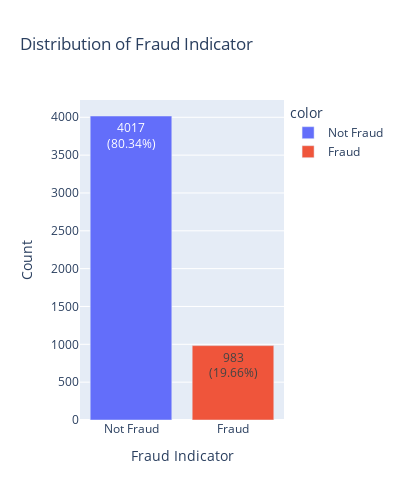

Write notebook code for a chart like this one.
### Code cell
value_counts = df['Fraud_indicator'].value_counts()
percentages = (value_counts / len(df)) * 100

fig = px.bar(x=value_counts.index, y=value_counts.values, text=[f'{count}<br>({percent:.2f}%)' for count, percent in zip(value_counts.values, percentages.values)],
             labels={'x': 'Fraud Indicator', 'y': 'Count'}, title="Distribution of Fraud Indicator",
             color=value_counts.index)

fig.update_traces(textposition='inside')
fig.update_layout(xaxis=dict(type='category'),width=400,  
                  height=500)

fig.show()

### Figure 1 — Plotly figure (JSON) as saved in the notebook; plotly's stock layout.template omitted (floating-point values rounded to 4 significant figures)
{"data": [{"alignmentgroup": "True", "hovertemplate": "color=Not Fraud<br>Fraud Indicator=%{x}<br>Count=%{y}<br>text=%{text}<extra></extra>", "legendgroup": "Not Fraud", "marker": {"color": "#636efa", "pattern": {"shape": ""}}, "name": "Not Fraud", "offsetgroup": "Not Fraud", "orientation": "v", "showlegend": true, "text": ["4017<br>(80.34%)"], "textposition": "inside", "type": "bar", "x": ["Not Fraud"], "xaxis": "x", "y": [4017], "yaxis": "y"}, {"alignmentgroup": "True", "hovertemplate": "color=Fraud<br>Fraud Indicator=%{x}<br>Count=%{y}<br>text=%{text}<extra></extra>", "legendgroup": "Fraud", "marker": {"color": "#EF553B", "pattern": {"shape": ""}}, "name": "Fraud", "offsetgroup": "Fraud", "orientation": "v", "showlegend": true, "text": ["983<br>(19.66%)"], "textposition": "inside", "type": "bar", "x": ["Fraud"], "xaxis": "x", "y": [983], "yaxis": "y"}], "layout": {"barmode": "relative", "height": 500, "legend": {"title": {"text": "color"}, "tracegroupgap": 0}, "title": {"text": "Distribution of Fraud Indicator"}, "width": 400, "xaxis": {"anchor": "y", "autorange": true, "domain": [0, 1], "range": [-0.5, 1.5], "title": {"text": "Fraud Indicator"}, "type": "category"}, "yaxis": {"anchor": "x", "autorange": true, "domain": [0, 1], "range": [0, 4228.0], "title": {"text": "Count"}, "type": "linear"}}}
